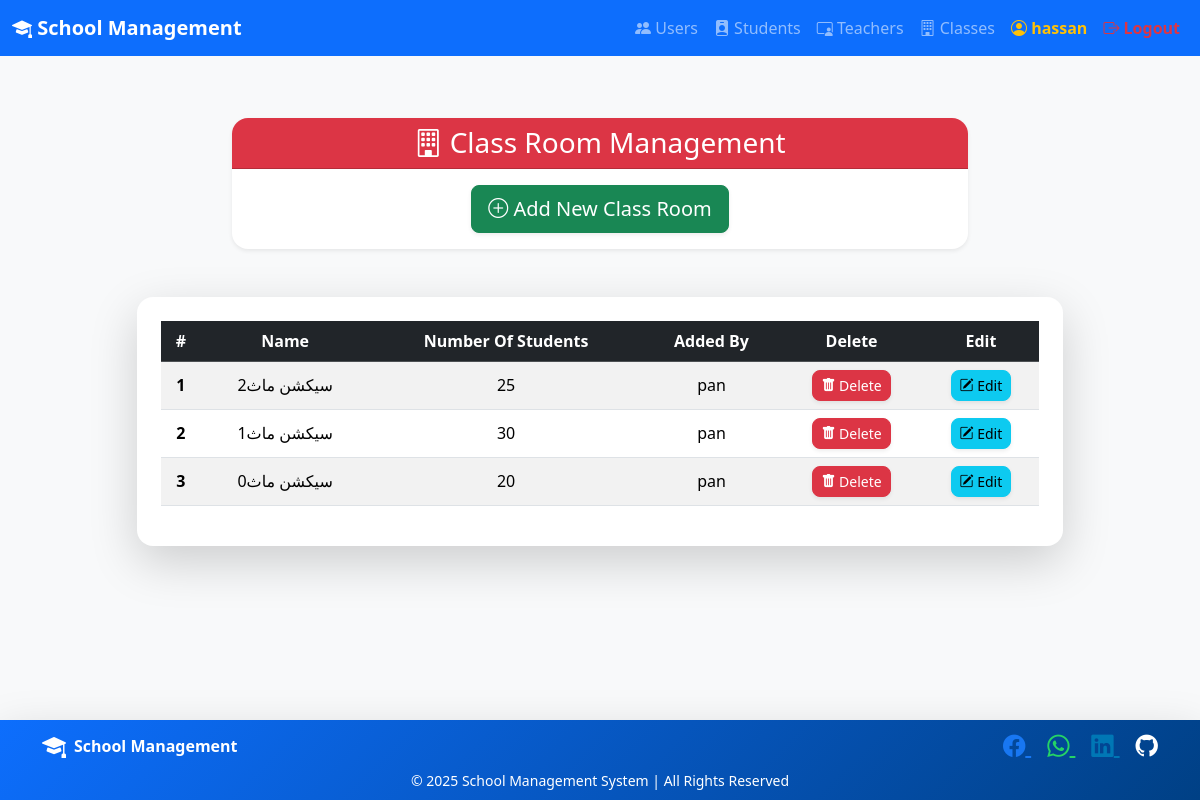
/class_room/index.php (signed in), run on the app's committed database.
### tables this page shows
CREATE TABLE `class_room` (
  `id` int(11) NOT NULL,
  `name` varchar(250) NOT NULL,
  `number_student` int(11) NOT NULL,
  `user_id` int(11) NOT NULL
);

CREATE TABLE `user` (
  `id` int(11) NOT NULL,
  `user_name` varchar(250) NOT NULL,
  `email` varchar(250) NOT NULL,
  `password` varchar(250) NOT NULL
);

### conect.php (called while the page is built, shortened)
<?php
class Conect{
    private $conn;
    public function __construct(){
       $this->conn= mysqli_connect(self::host_name,self::user_name,self::password,self::db);
    }
    public function select( string $tableName):array{
        $s="SELECT * FROM $tableName" ;
        $rows=$this->conn->query($s);
        if($rows->num_rows>0){
            $data=$rows->fetch_all(MYSQLI_ASSOC);
            return $data;
        }
        return [];
    }
    public function selectOne($tableName,$id):array{
         $s="SELECT * FROM $tableName where id=$id limit 1";
         $row=$this->conn->query($s);
        if($row->num_rows>0){
            $data=$row->fetch_assoc();
                return $data;
        }
        return [];
    }
}

### class_room/index.php (the view, shortened to what this page needs)
<?php
 include_once "../conect.php";
 $conect =new Conect;
 include_once "../header.php";
$classRoomData=$conect->select("class_room");
?>
<div class="container mt-5">
  <div class="row justify-content-center mb-4">
    <div class="col-lg-8">
      <div class="card shadow-sm border-0 rounded-4">
        <div class="card-header bg-danger text-white text-center rounded-top-4">
          <h3 class="mb-0"><i class="bi bi-building"></i> Class Room Management</h3>
        </div>
        <div class="card-body text-center">
          <a href="\school_managment\class_room\add.php" class="btn btn-success btn-lg rounded-3 shadow-sm">
            <i class="bi bi-plus-circle"></i> Add New Class Room
          </a>
        </div>
      </div>
    </div>
  </div>
  <div class="row justify-content-center mt-4">
    <div class="col-lg-10">
      <div class="card shadow-lg border-0 rounded-4">
        <div class="card-body p-4">
          <table class="table table-striped table-hover align-middle text-center">
            <thead class="table-dark">
              <tr>
                <th>#</th>
                <th>Name</th>
                <th>Number Of Students</th>
                <th>Added By</th>
                <th>Delete</th>
                <th>Edit</th>
              </tr>
            </thead>
            <tbody>
              <?php foreach($classRoomData as $key=>$value){ ?>
              <tr>
                <td class="fw-bold"><?= $key + 1 ?></td>
                <td><?= $value['name']?></td>
                <td><?= $value['number_student']?></td>
                <td><?= @$conect->selectOne('user',$value['user_id'])['user_name'] ?></td>
                <td>
                  <form method="POST" onsubmit="return confirm('Are you sure you want to delete this class room?')">
                    <button type="submit" class="btn btn-sm btn-danger rounded-3 shadow-sm">
                      <i class="bi bi-trash-fill"></i> Delete
                    </button>
                  </form>
                </td>
                <td>
                  <a class="btn btn-sm btn-info rounded-3 shadow-sm" href="\school_managment\class_room\edit.php?id=<?= $value['id']?>">
                    <i class="bi bi-pencil-square"></i> Edit
                  </a>
                </td>
              </tr>
              <?php } ?>
            </tbody>
          </table>
        </div>
      </div>
    </div>
  </div>
</div>
<?php include_once "../footer.php";?>

### header.php (style rules this page uses)
body { padding-top: 70px; }

### footer.php (style rules this page uses)
body { display: flex; flex-direction: column; min-height: 100vh; }
.container { flex: 1; }

### data on the page
class_room: name "سيكشن ماث2", number_student "25", user.user_name "pan"
class_room: name "سيكشن ماث1", number_student "30", user.user_name "pan"
class_room: name "سيكشن ماث0", number_student "20", user.user_name "pan"

### other printed values
$_SESSION['userName'] "hassan"
